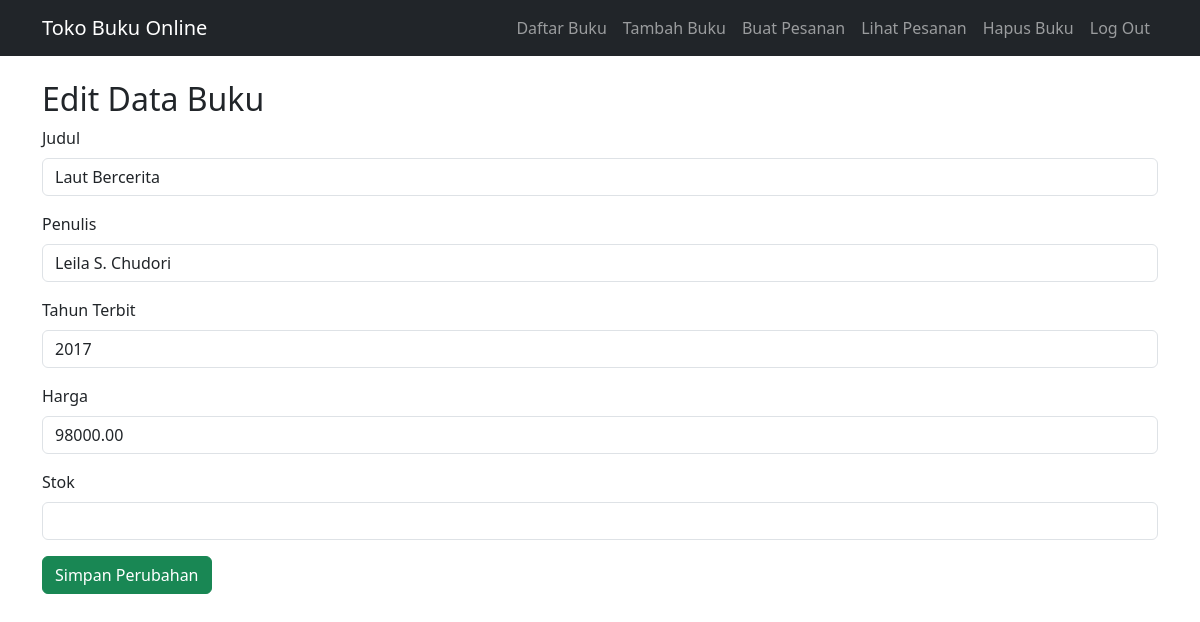
/form_edit.php?id=5, run on the app's committed database.
### tables this page shows
CREATE TABLE `buku` (
  `ID` int NOT NULL,
  `Judul` varchar(255) DEFAULT NULL,
  `Penulis` varchar(255) DEFAULT NULL,
  `Tahun_Terbit` int DEFAULT NULL,
  `Harga` decimal(10,2) DEFAULT NULL,
  `Stok` int DEFAULT NULL
);

### form_edit.php (the view, shortened to what this page needs)
<?php
include 'koneksi_db.php';
include 'nav.php';
$id = $_GET['id'] ?? 0;
$stmt = $conn->prepare("SELECT * FROM Buku WHERE ID = ?");
$stmt->bind_param("i", $id);
$stmt->execute();
$result = $stmt->get_result();
$row = $result->fetch_assoc();
?>
<!DOCTYPE html>
<html lang="en">
<head>
    <link href="https://cdn.jsdelivr.net/npm/bootstrap@5.3.0/dist/css/bootstrap.min.css" rel="stylesheet">
</head>
<body>
    <div class="container mt-4">
        <h2>Edit Data Buku</h2>
        <form method="post" action="proses_edit.php">
            <div class="mb-3">
                <label for="judul" class="form-label">Judul</label>
                <input type="text" class="form-control" id="judul" name="judul" value="<?= htmlspecialchars($row['Judul']) ?>" required>
            </div>
            <div class="mb-3">
                <label for="penulis" class="form-label">Penulis</label>
                <input type="text" class="form-control" id="penulis" name="penulis" value="<?= htmlspecialchars($row['Penulis']) ?>" required>
            </div>
            <div class="mb-3">
                <label for="tahun_terbit" class="form-label">Tahun Terbit</label>
                <input type="number" class="form-control" id="tahun_terbit" name="tahun_terbit" value="<?= $row['Tahun_Terbit'] ?>" required>
            </div>
            <div class="mb-3">
                <label for="harga" class="form-label">Harga</label>
                <input type="number" class="form-control" id="harga" name="harga" value="<?= $row['Harga'] ?>" step="0.01" required>
            </div>
            <div class="mb-3">
                <label for="stok" class="form-label">Stok</label>
                <input type="number" class="form-control" id="stok" name="stok" value="<?= $row['stok'] ?>" required>
            </div>
            <button type="submit" class="btn btn-success">Simpan Perubahan</button>
        </form>
    </div>
</body>
</html>

### data on the page
buku: judul "Laut Bercerita", penulis "Leila S. Chudori", tahun_terbit "2017", harga "98000.00"
